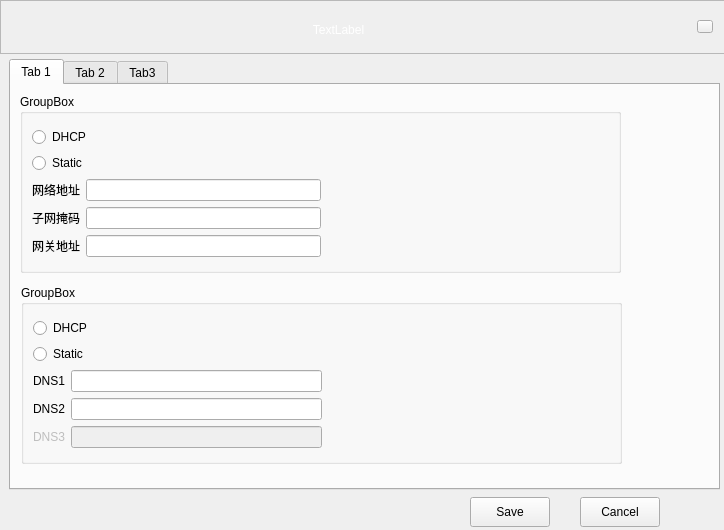
<?xml version="1.0" encoding="UTF-8"?>
<ui version="4.0">
 <class>SetForm</class>
 <widget class="QWidget" name="SetForm">
  <property name="geometry">
   <rect>
    <x>0</x>
    <y>0</y>
    <width>724</width>
    <height>530</height>
   </rect>
  </property>
  <property name="windowTitle">
   <string>Form</string>
  </property>
  <widget class="QTabWidget" name="SetTabWidget">
   <property name="geometry">
    <rect>
     <x>9</x>
     <y>59</y>
     <width>711</width>
     <height>431</height>
    </rect>
   </property>
   <property name="sizePolicy">
    <sizepolicy hsizetype="Expanding" vsizetype="Expanding">
     <horstretch>0</horstretch>
     <verstretch>0</verstretch>
    </sizepolicy>
   </property>
   <property name="currentIndex">
    <number>0</number>
   </property>
   <widget class="QWidget" name="tab">
    <attribute name="title">
     <string>Tab 1</string>
    </attribute>
    <widget class="QGroupBox" name="IPgroupBox">
     <property name="geometry">
      <rect>
       <x>9</x>
       <y>9</y>
       <width>601</width>
       <height>179</height>
      </rect>
     </property>
     <property name="title">
      <string>GroupBox</string>
     </property>
     <layout class="QGridLayout" name="gridLayout_2">
      <item row="0" column="0">
       <layout class="QVBoxLayout" name="verticalLayout">
        <item>
         <widget class="QRadioButton" name="AutoSetIPradioButton">
          <property name="enabled">
           <bool>true</bool>
          </property>
          <property name="text">
           <string>DHCP</string>
          </property>
         </widget>
        </item>
        <item>
         <widget class="QRadioButton" name="ManualSetIPradioButton">
          <property name="text">
           <string>Static</string>
          </property>
         </widget>
        </item>
        <item>
         <layout class="QHBoxLayout" name="horizontalLayout_2">
          <item>
           <widget class="QLabel" name="IPlabel">
            <property name="text">
             <string>网络地址</string>
            </property>
           </widget>
          </item>
          <item>
           <widget class="QLineEdit" name="IPlineEdit"/>
          </item>
         </layout>
        </item>
        <item>
         <layout class="QHBoxLayout" name="horizontalLayout_3">
          <item>
           <widget class="QLabel" name="ChildIPlabel">
            <property name="text">
             <string>子网掩码</string>
            </property>
           </widget>
          </item>
          <item>
           <widget class="QLineEdit" name="ChildIPlineEdit"/>
          </item>
         </layout>
        </item>
        <item>
         <layout class="QHBoxLayout" name="horizontalLayout_4">
          <item>
           <widget class="QLabel" name="GetWaylabel">
            <property name="text">
             <string>网关地址</string>
            </property>
           </widget>
          </item>
          <item>
           <widget class="QLineEdit" name="GetWaylineEdit"/>
          </item>
         </layout>
        </item>
       </layout>
      </item>
      <item row="0" column="1">
       <spacer name="horizontalSpacer_4">
        <property name="orientation">
         <enum>Qt::Horizontal</enum>
        </property>
        <property name="sizeHint" stdset="0">
         <size>
          <width>40</width>
          <height>20</height>
         </size>
        </property>
       </spacer>
      </item>
     </layout>
    </widget>
    <widget class="QGroupBox" name="DNSgroupBox">
     <property name="geometry">
      <rect>
       <x>10</x>
       <y>200</y>
       <width>601</width>
       <height>179</height>
      </rect>
     </property>
     <property name="title">
      <string>GroupBox</string>
     </property>
     <layout class="QGridLayout" name="gridLayout_4">
      <item row="0" column="0">
       <layout class="QVBoxLayout" name="verticalLayout_2">
        <item>
         <widget class="QRadioButton" name="AutoSetDNSradioButton">
          <property name="text">
           <string>DHCP</string>
          </property>
         </widget>
        </item>
        <item>
         <widget class="QRadioButton" name="ManualSetDNSradioButton">
          <property name="text">
           <string>Static</string>
          </property>
         </widget>
        </item>
        <item>
         <layout class="QHBoxLayout" name="horizontalLayout_5">
          <item>
           <widget class="QLabel" name="DNS1label">
            <property name="text">
             <string>DNS1</string>
            </property>
           </widget>
          </item>
          <item>
           <widget class="QLineEdit" name="DNS1lineEdit"/>
          </item>
         </layout>
        </item>
        <item>
         <layout class="QHBoxLayout" name="horizontalLayout_6">
          <item>
           <widget class="QLabel" name="DNS2label">
            <property name="text">
             <string>DNS2</string>
            </property>
           </widget>
          </item>
          <item>
           <widget class="QLineEdit" name="DNS2lineEdit"/>
          </item>
         </layout>
        </item>
        <item>
         <layout class="QHBoxLayout" name="horizontalLayout_7">
          <item>
           <widget class="QLabel" name="DNS3label">
            <property name="enabled">
             <bool>false</bool>
            </property>
            <property name="text">
             <string>DNS3</string>
            </property>
           </widget>
          </item>
          <item>
           <widget class="QLineEdit" name="DNS3lineEdit">
            <property name="enabled">
             <bool>false</bool>
            </property>
           </widget>
          </item>
         </layout>
        </item>
       </layout>
      </item>
      <item row="0" column="1">
       <spacer name="horizontalSpacer_5">
        <property name="orientation">
         <enum>Qt::Horizontal</enum>
        </property>
        <property name="sizeHint" stdset="0">
         <size>
          <width>40</width>
          <height>20</height>
         </size>
        </property>
       </spacer>
      </item>
     </layout>
    </widget>
   </widget>
   <widget class="QWidget" name="tab_2">
    <attribute name="title">
     <string>Tab 2</string>
    </attribute>
    <widget class="QLabel" name="ServerIPlabel">
     <property name="geometry">
      <rect>
       <x>10</x>
       <y>40</y>
       <width>81</width>
       <height>20</height>
      </rect>
     </property>
     <property name="text">
      <string>教师机IP</string>
     </property>
     <property name="alignment">
      <set>Qt::AlignRight|Qt::AlignTrailing|Qt::AlignVCenter</set>
     </property>
    </widget>
    <widget class="QLineEdit" name="ServerIPlineEdit">
     <property name="geometry">
      <rect>
       <x>120</x>
       <y>40</y>
       <width>151</width>
       <height>22</height>
      </rect>
     </property>
    </widget>
    <widget class="QLabel" name="RoomNumlabel">
     <property name="geometry">
      <rect>
       <x>400</x>
       <y>59</y>
       <width>84</width>
       <height>20</height>
      </rect>
     </property>
     <property name="text">
      <string>TextLabel</string>
     </property>
     <property name="alignment">
      <set>Qt::AlignRight|Qt::AlignTrailing|Qt::AlignVCenter</set>
     </property>
    </widget>
    <widget class="QLabel" name="SeatNumlabel">
     <property name="geometry">
      <rect>
       <x>10</x>
       <y>90</y>
       <width>84</width>
       <height>20</height>
      </rect>
     </property>
     <property name="text">
      <string>TextLabel</string>
     </property>
     <property name="alignment">
      <set>Qt::AlignRight|Qt::AlignTrailing|Qt::AlignVCenter</set>
     </property>
    </widget>
    <widget class="QComboBox" name="RoomNumcomboBox">
     <property name="geometry">
      <rect>
       <x>510</x>
       <y>59</y>
       <width>131</width>
       <height>28</height>
      </rect>
     </property>
    </widget>
    <widget class="QLineEdit" name="SeatlineEdit">
     <property name="geometry">
      <rect>
       <x>120</x>
       <y>84</y>
       <width>151</width>
       <height>30</height>
      </rect>
     </property>
    </widget>
    <widget class="QLabel" name="Tiplabel22">
     <property name="geometry">
      <rect>
       <x>118</x>
       <y>250</y>
       <width>421</width>
       <height>20</height>
      </rect>
     </property>
     <property name="styleSheet">
      <string notr="true">color: rgb(255, 0, 0);</string>
     </property>
     <property name="text">
      <string>TextLabel</string>
     </property>
    </widget>
   </widget>
   <widget class="QWidget" name="tab_3">
    <attribute name="title">
     <string>Tab3</string>
    </attribute>
    <widget class="QLabel" name="label_Tip">
     <property name="geometry">
      <rect>
       <x>380</x>
       <y>40</y>
       <width>291</width>
       <height>16</height>
      </rect>
     </property>
     <property name="styleSheet">
      <string notr="true">color: rgb(255, 0, 0);</string>
     </property>
     <property name="text">
      <string>ping  127.0.0.1 </string>
     </property>
    </widget>
    <widget class="QLineEdit" name="lineEdit_Ping">
     <property name="geometry">
      <rect>
       <x>20</x>
       <y>30</y>
       <width>271</width>
       <height>31</height>
      </rect>
     </property>
    </widget>
    <widget class="QPushButton" name="btn_network">
     <property name="geometry">
      <rect>
       <x>310</x>
       <y>30</y>
       <width>61</width>
       <height>31</height>
      </rect>
     </property>
     <property name="text">
      <string/>
     </property>
    </widget>
    <widget class="QListWidget" name="listWidget_Ping">
     <property name="geometry">
      <rect>
       <x>20</x>
       <y>90</y>
       <width>651</width>
       <height>251</height>
      </rect>
     </property>
    </widget>
   </widget>
  </widget>
  <widget class="QFrame" name="title_bar">
   <property name="geometry">
    <rect>
     <x>0</x>
     <y>0</y>
     <width>731</width>
     <height>54</height>
    </rect>
   </property>
   <property name="frameShape">
    <enum>QFrame::StyledPanel</enum>
   </property>
   <property name="frameShadow">
    <enum>QFrame::Raised</enum>
   </property>
   <widget class="QPushButton" name="btnExit">
    <property name="geometry">
     <rect>
      <x>697</x>
      <y>20</y>
      <width>16</width>
      <height>13</height>
     </rect>
    </property>
    <property name="styleSheet">
     <string notr="true">border-image: url(:/image1/x.png);</string>
    </property>
    <property name="text">
     <string/>
    </property>
   </widget>
   <widget class="QLabel" name="label_title">
    <property name="geometry">
     <rect>
      <x>198</x>
      <y>9</y>
      <width>281</width>
      <height>41</height>
     </rect>
    </property>
    <property name="styleSheet">
     <string notr="true">color: rgb(255, 255, 255);</string>
    </property>
    <property name="text">
     <string>TextLabel</string>
    </property>
    <property name="alignment">
     <set>Qt::AlignCenter</set>
    </property>
   </widget>
  </widget>
  <widget class="QPushButton" name="SavepushButton">
   <property name="geometry">
    <rect>
     <x>470</x>
     <y>497</y>
     <width>80</width>
     <height>30</height>
    </rect>
   </property>
   <property name="text">
    <string>Save</string>
   </property>
  </widget>
  <widget class="QPushButton" name="CancelpushButton">
   <property name="geometry">
    <rect>
     <x>580</x>
     <y>497</y>
     <width>80</width>
     <height>30</height>
    </rect>
   </property>
   <property name="text">
    <string>Cancel</string>
   </property>
  </widget>
 </widget>
 <resources/>
 <connections/>
</ui>
